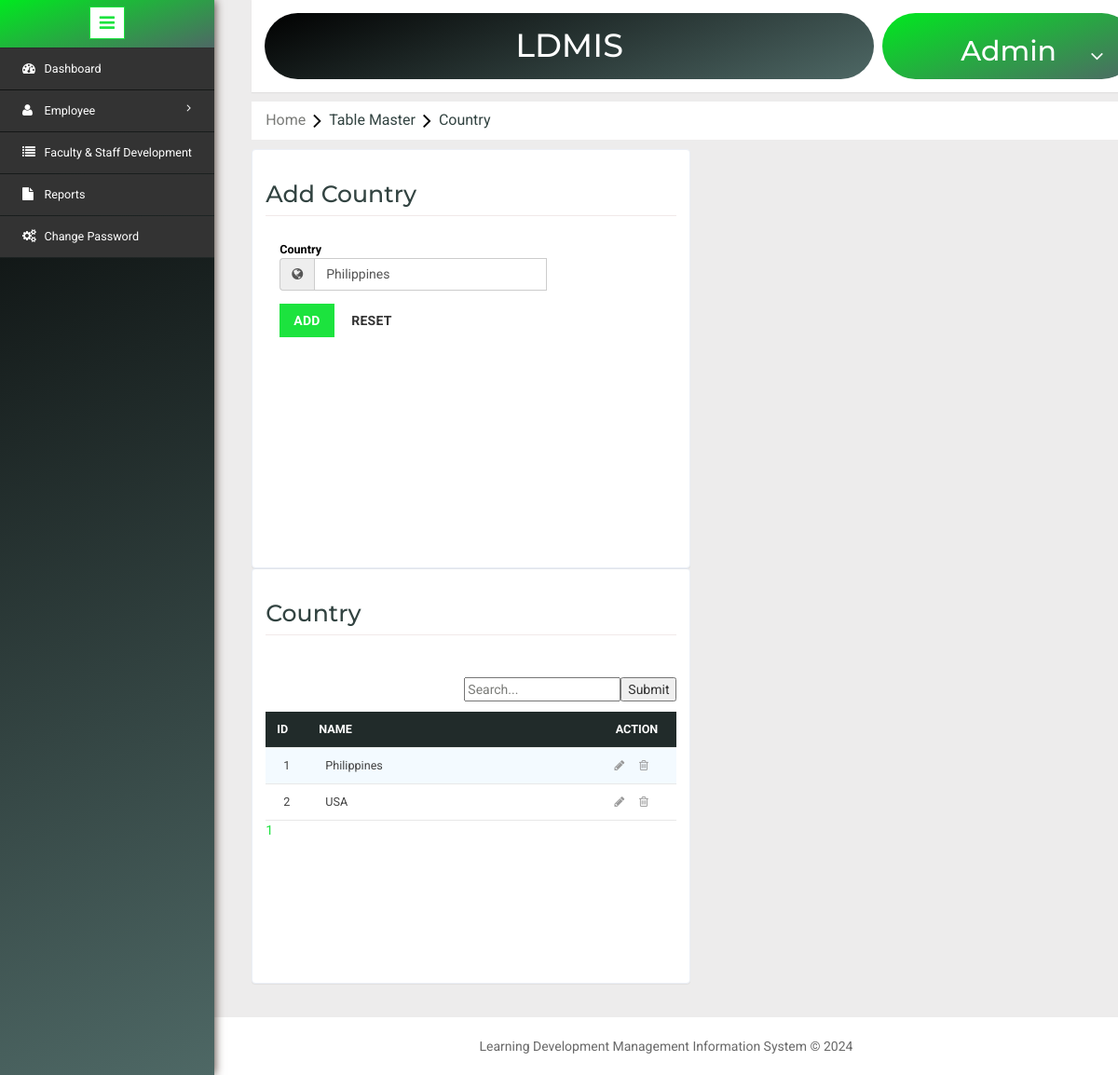
The app's page /country.php?countryedit=1 (signed in) with its own data.
### tables this page shows
CREATE TABLE `country` (
  `CountryId` int(11) NOT NULL,
  `Name` varchar(200) NOT NULL
);

### country.php (the view, shortened to what this page needs)
<?php include('header.php'); ?>
<?php
  $dbs = new database();
  $db=$dbs->connection();
  $cid="";
  if(isset($_GET['countryedit']))
  {
    $countryid = $_GET['countryedit'];
    $edit = mysqli_query($db,"select * from country where CountryId='$countryid'");
    $row = mysqli_fetch_assoc($edit);
    $cid = $row['Name'];
  }
  $page="";
  if(isset($_GET['searccountry']))
  {
    $SearchCountryName = $_GET['searccountry'];
    $RecordeLimit = 5;
    $searchCountry = mysqli_query($db,"select count(CountryId) as total from country where Name like '%".$SearchCountryName."%'");
    $COName = mysqli_fetch_array($searchCountry);
    $number_of_row =ceil($COName['total']/5);
    if(isset($_GET['bn']) && intval($_GET['bn']) <= $number_of_row && intval($_GET['bn'] !=0))
    {
      $Skip = (intval($_GET["bn"]) * $RecordeLimit) - $RecordeLimit;
      $sql = mysqli_query($db,"select * from country where Name like '%".$SearchCountryName."%' LIMIT $Skip,$RecordeLimit ");
    }
    else
    {
      $sql = mysqli_query($db,"select * from country where Name like '%".$SearchCountryName."%' LIMIT $RecordeLimit ");
    }
    for($i=0;$i<$number_of_row;$i++)
    {
      $d = $i+1;
      if(isset($_GET["searccountry"]))
      {
        $page .= "<a href='country.php?searccountry=$SearchCountryName&bn=$d'>$d</a>&nbsp &nbsp &nbsp";
      }
      else
      {
        $page .= "<a href='country.php?bn=$d'>$d</a>&nbsp &nbsp &nbsp";
      }
    }
  }
  else
  {
    $RecordeLimit = 5;
    $searchCountry = mysqli_query($db,"select count(CountryId) as total from country ");
    $COName = mysqli_fetch_array($searchCountry);
    $number_of_row =ceil($COName['total']/5);
    if(isset($_GET['bn']) && intval($_GET['bn']) <= $number_of_row && intval($_GET['bn'] != 0 ))
    {
      $Skip = (intval($_GET["bn"]) * $RecordeLimit) - $RecordeLimit;
      $sql = mysqli_query($db,"select * from country LIMIT $Skip,$RecordeLimit");
    }
    else
    {
      $sql = mysqli_query($db,"select * from country LIMIT $RecordeLimit");
    }
    for($i=0;$i<$number_of_row;$i++)
    {
        $d = $i+1;
        $page .= "<a href='country.php?bn=$d'>$d</a>&nbsp &nbsp &nbsp";
    }
  }
?>
<link rel="stylesheet" type="text/css" href="css/table-style.css" />
<ol class="breadcrumb" style="margin: 10px 0px ! important;">
    <li class="breadcrumb-item"><a href="Home.php">Home</a><i class="fa fa-angle-right"></i>Table Master<i class="fa fa-angle-right"></i>Country</li>
</ol>
<div class="validation-system" style="margin-top: 0;">
    <div class="validation-form" style="overflow: auto; margin-right:20px; height: 450px; width: 49%; float: left;">
        <form method="POST" action="controller/ccity.php?countryedit=<?php echo isset($row['CountryId']) ? $row['CountryId'] : ''; ?>">
        <div class="vali-form-group" >
        <h2>Add Country</h2>
            <div class="col-md-3 control-label">
              <label class="control-label">Country</label>
                <div class="input-group">
                    <span class="input-group-addon">
                    <i class="fa fa-globe" aria-hidden="true"></i>
                  </span>
                <input type="text" name="country" required="" value="<?php echo $cid; ?>" placeholder="Country Name" class="form-control" style="width: 250px; height: 35px; float: right;">
                </div>
            </div>
        </div>
            <div class="col-md-12 form-group">
              <button type="submit" name="countryy" class="btn btn-primary">Add</button>
              <button type="button" onclick="location.href = 'country.php'" class="btn btn-default">Reset</button>
            </div>
          <div class="clearfix"> </div>
        </form>
 </div>
 <div class="validation-form" style="width: 49%; overflow: auto;">
    <div style="height: 396px;">
          <div class="w3l-table-info">
            <h2>Country</h2>
            <br>
            <form method="GET" action="#">
              <input style="float: right;" type="submit" name="searchcountry">
              <input style="float: right;" placeholder="Search..." type="search-box" name="searccountry" value="<?php echo(isset($_GET['searccountry']))?$_GET['searccountry']:"";?>"><br>
            </form>
              <table id="table">
            <thead>
              <tr>
                <th>Id</th>
              <th style="width: 5000px;">Name</th>
              <th style="text-align: center; width: 450px;">Action</th>
              </tr>
            </thead>
            <tbody>
            <?php $i=1; while($row = mysqli_fetch_assoc($sql)) { ?>
            <tr>
              <td><?php if(isset($_GET['bn'])==0){ echo $i; } else{ echo ($_GET['bn']-1)*5+$i; } $i++; ?></td>
              <td><?php echo ucfirst($row['Name']); ?></td>
              <td><a href="?countryedit=<?php echo $row['CountryId']; ?>"><i class="fa fa-pencil" aria-hidden="true"></i></a>&nbsp;&nbsp;&nbsp;&nbsp;&nbsp;<a href="controller/ccity.php?countrydelete=<?php echo $row['CountryId']; ?>"><i class="fa fa-trash-o" aria-hidden="true"></i></a></td>
             </tr>
            <?php } ?>
            </tbody>
            </table>
            <div><?php echo $page; ?></div>
          </div>
    </div>
 </div>
</div>
<?php include('footer.php'); ?>

### css/table-style.css (style rules this page uses)
table { background: white; border-collapse: collapse; margin: 1.25em 0 0; width: 100%; }
table tr, table th, table td { border: none; border-bottom: 1px solid #e8e8e8; font-size: .95em; }
table th, table td { padding: 10px 12px; text-align: left; }
table th { background: #212b2a; color: #fff; text-transform: uppercase; }
table tr td { background: #f3faff; color: #424242; }
table tr:nth-of-type(2n+2) td { background: #ffffff; }
table { width: 100%; }

### records on screen
country: country "Philippines", Name "Philippines"
country: Name "USA"

### other values on screen
$d "1"
